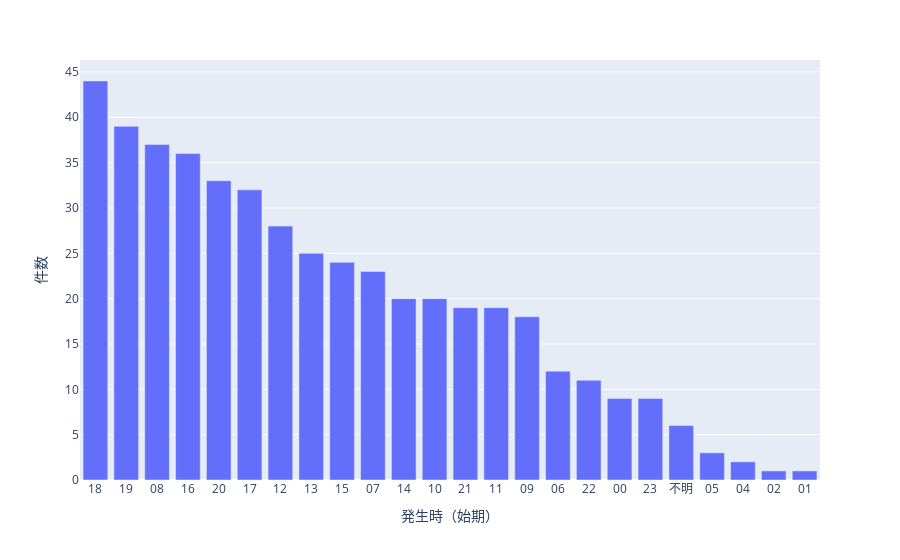

This figure's notebook cell:
### Markdown cell above
いよいよ準備万端。この新しいデータフレームでチャートを作ろう。この場合は plotly express の bar charts を参考。

https://plotly.com/python/bar-charts/

### Code cell
fig = px.bar(time,x='発生時（始期）',y='件数')
fig.show()

### Figure 1 — Plotly figure (JSON) as saved in the notebook; plotly's stock layout.template omitted (floating-point values rounded to 4 significant figures)
{"data": [{"alignmentgroup": "True", "hovertemplate": "発生時（始期）=%{x}<br>件数=%{y}<extra></extra>", "legendgroup": "", "marker": {"color": "#636efa", "pattern": {"shape": ""}}, "name": "", "offsetgroup": "", "orientation": "v", "showlegend": false, "textposition": "auto", "type": "bar", "x": ["18", "19", "08", "16", "20", "17", "12", "13", "15", "07", "14", "10", "21", "11", "09", "06", "22", "00", "23", "不明", "05", "04", "02", "01"], "xaxis": "x", "y": [44, 39, 37, 36, 33, 32, 28, 25, 24, 23, 20, 20, 19, 19, 18, 12, 11, 9, 9, 6, 3, 2, 1, 1], "yaxis": "y"}], "layout": {"barmode": "relative", "legend": {"tracegroupgap": 0}, "margin": {"t": 60}, "xaxis": {"anchor": "y", "domain": [0, 1], "title": {"text": "発生時（始期）"}}, "yaxis": {"anchor": "x", "domain": [0, 1], "title": {"text": "件数"}}}}
